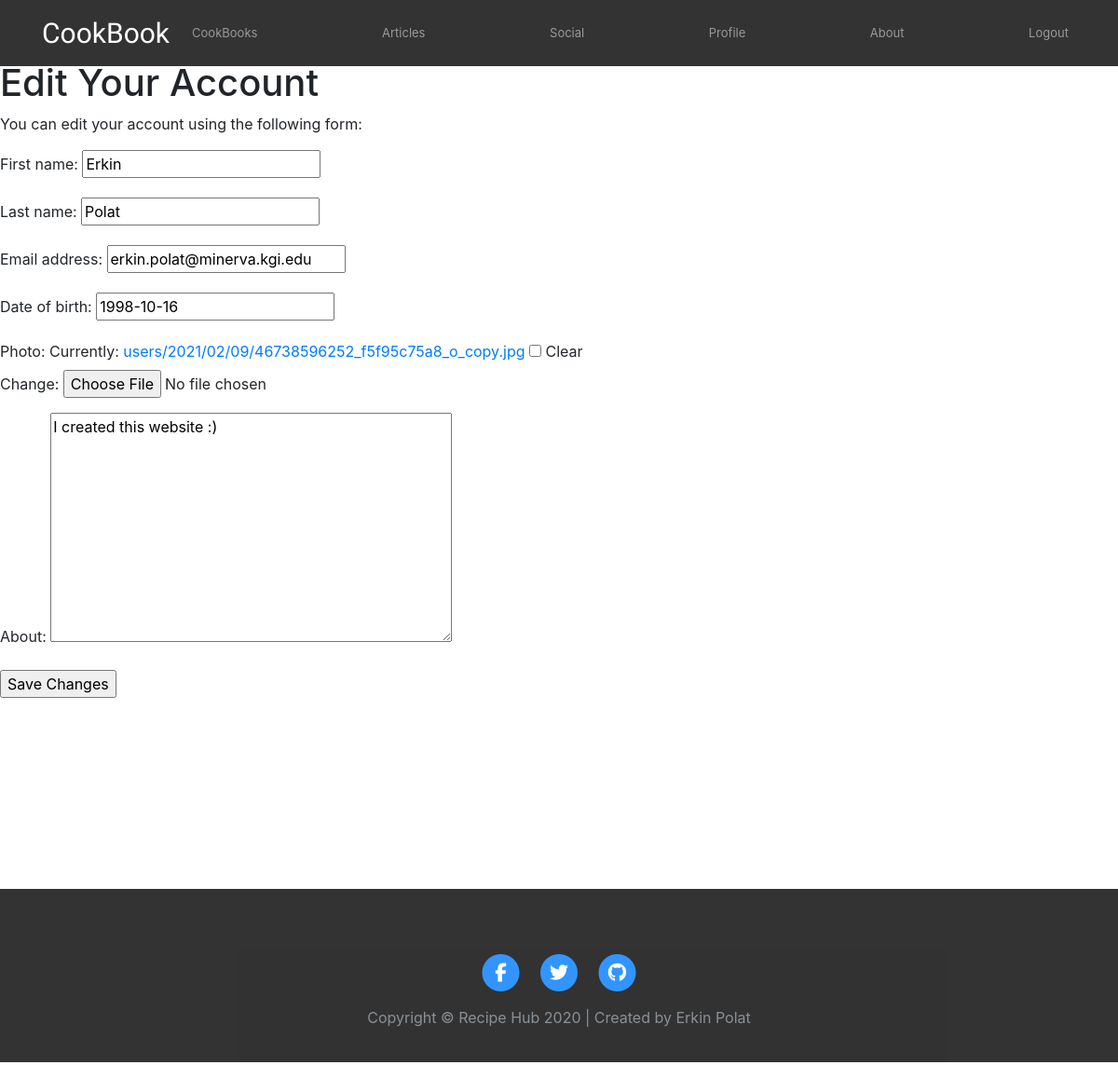
Page /account/edit/ (signed in) on the earlier database version.
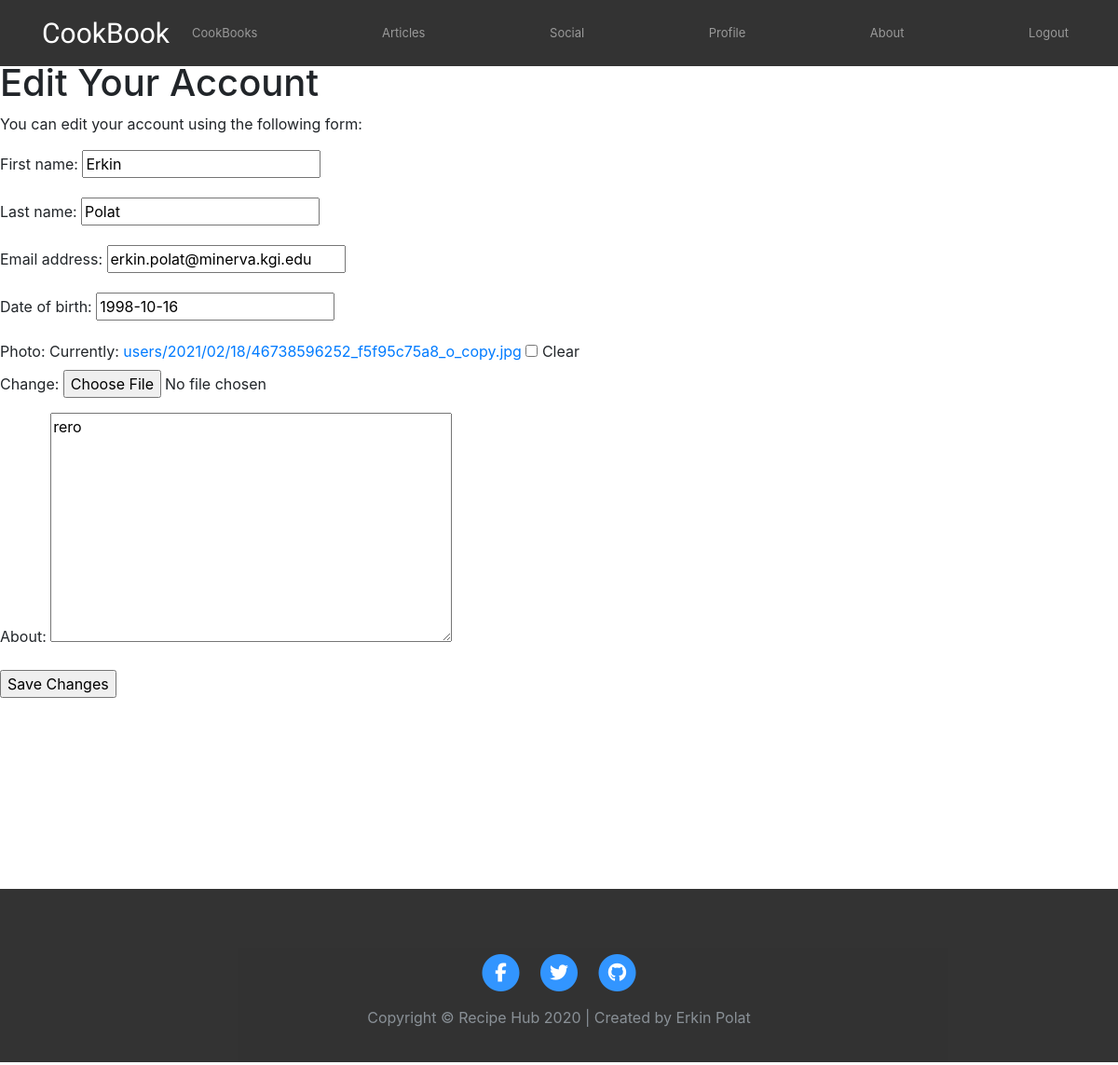
Same page on the later database version.
### account/models.py (models this page shows, shortened)
class Profile(models.Model):
	user = models.OneToOneField(settings.AUTH_USER_MODEL, on_delete=models.CASCADE)
	date_of_birth = models.DateField(blank=True, null=True)
	photo = models.ImageField(upload_to='users/%Y/%m/%d/', blank=True)
	followers = models.ManyToManyField(settings.AUTH_USER_MODEL, related_name='following', blank=True)
	about = models.TextField(blank = True)

### account/views.py (the view)
# urls.py: path('edit/', views.edit, name='edit'),
@login_required
def edit(request):
	if request.method == 'POST':
		user_form = UserEditForm(instance=request.user, data=request.POST)
		profile_form = ProfileEditForm(instance=request.user.profile, data=request.POST, files=request.FILES)
		if user_form.is_valid() and profile_form.is_valid():
			user_form.save()
			profile_form.save()
	else:
		user_form = UserEditForm(instance=request.user)
		profile_form = ProfileEditForm(instance=request.user.profile)
	return render(request, 'account/edit.html', {'user_form': user_form, 'profile_form': profile_form})

### account/forms.py
class UserEditForm(forms.ModelForm):
	class Meta:
		model=User
		fields=('first_name', 'last_name', 'email')

class ProfileEditForm(forms.ModelForm):
	class Meta:
		model=Profile
		fields=('date_of_birth', 'photo', 'about')

### account/templates/account/edit.html (shortened to what this page needs)
{% extends "base.html" %}
{% block content %}
	<h1>Edit Your Account</h1>
	<p>You can edit your account using the following form:</p>
	<form method="post" enctype="multipart/form-data">
		{{ user_form.as_p }}
		{{ profile_form.as_p }}
		<p><input type="submit" value="Save Changes"></p>
	</form>
{% endblock %}

Differences in the rows shown:
changed Profile: about "I created this website :)" → "rero"
Other differences:
text no longer shown: "Date of birth: Photo: Currently: users/2021/02/09/46738596252_f5f95c75a8_o_copy.jpg Clear Change: About:"
text now shown: "Date of birth: Photo: Currently: users/2021/02/18/46738596252_f5f95c75a8_o_copy.jpg Clear Change: About:"
